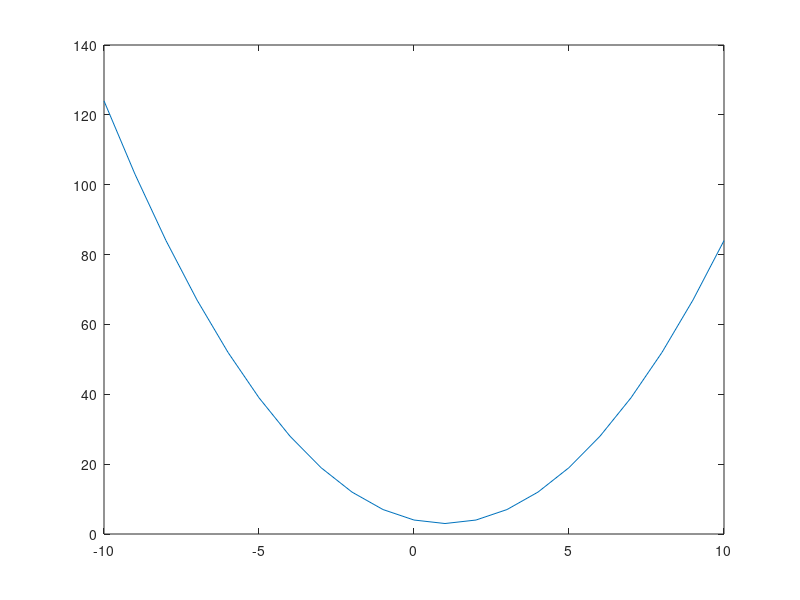

Source code (MATLAB):
function drawFun1()
    for i=-10:10
        x(i+11)=i;
        y(i+11)=(i - 1)^2 + (2 - 2)^2 + 3;
    end
    plot(x,y);
end

